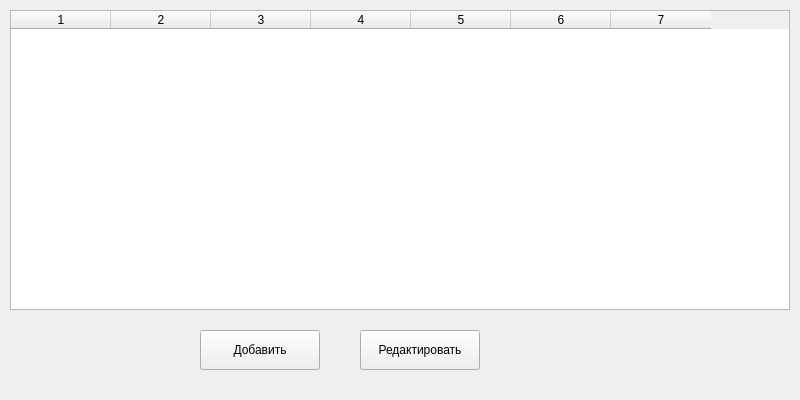
<?xml version="1.0" encoding="UTF-8"?>
<ui version="4.0">
 <class>MainWindow</class>
 <widget class="QMainWindow" name="MainWindow">
  <property name="geometry">
   <rect>
    <x>0</x>
    <y>0</y>
    <width>800</width>
    <height>400</height>
   </rect>
  </property>
  <widget class="QWidget" name="centralwidget">
   <widget class="QTableWidget" name="tableWidget">
    <property name="geometry">
     <rect>
      <x>10</x>
      <y>10</y>
      <width>780</width>
      <height>300</height>
     </rect>
    </property>
    <property name="columnCount">
     <number>7</number>
    </property>
   </widget>
   <widget class="QPushButton" name="addButton">
    <property name="geometry">
     <rect>
      <x>200</x>
      <y>330</y>
      <width>120</width>
      <height>40</height>
     </rect>
    </property>
    <property name="text">
     <string>Добавить</string>
    </property>
   </widget>
   <widget class="QPushButton" name="editButton">
    <property name="geometry">
     <rect>
      <x>360</x>
      <y>330</y>
      <width>120</width>
      <height>40</height>
     </rect>
    </property>
    <property name="text">
     <string>Редактировать</string>
    </property>
   </widget>
  </widget>
 </widget>
 <resources/>
 <connections/>
</ui>
